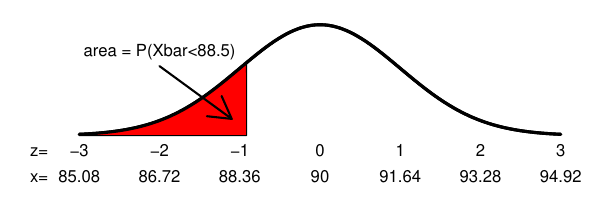

Here is the R script that generated this plot:
pdf("sketch3.pdf", width=6, height=2)
par(mar=c(3,3,1,1))
xs = seq(-3,3,length=1000)

ys = dnorm(xs)

plot(xs, ys, 'l',xlim = c(-3,3), ylim = c(0,0.4),
     ann=FALSE,xaxt="n",yaxt="n",
     lwd=3,bty='n')
#mtext("z",side=1,at=-0.5)
mtext(c("-3","-2","-1","0","1","2","3"),side=1,at=-3:3)
#mtext(c("zstar"),side=1,line =-0.3,at=1.64)
mtext(c("z="),side=1,at=-3.5)
mtext(c("x="),line=1.3,side=1,at=-3.5)
mtext(round(90+(-3:3)*1.63978,2),line=1.3,side=1,at=-3:3)
#mtext(c("-3","0","3"),side=1,at=c(-3,0,3))
polygon(c(xs[xs<=-0.914], -0.914, -3),c(ys[xs<=-0.914], 0, 0), col="red")

lines(xs, ys, 'l', lwd=3)

arrows(-2,0.25,-1.1,0.06,lwd=2,code=2)
text(-2.0,0.3,label="area = P(Xbar<88.5)")
